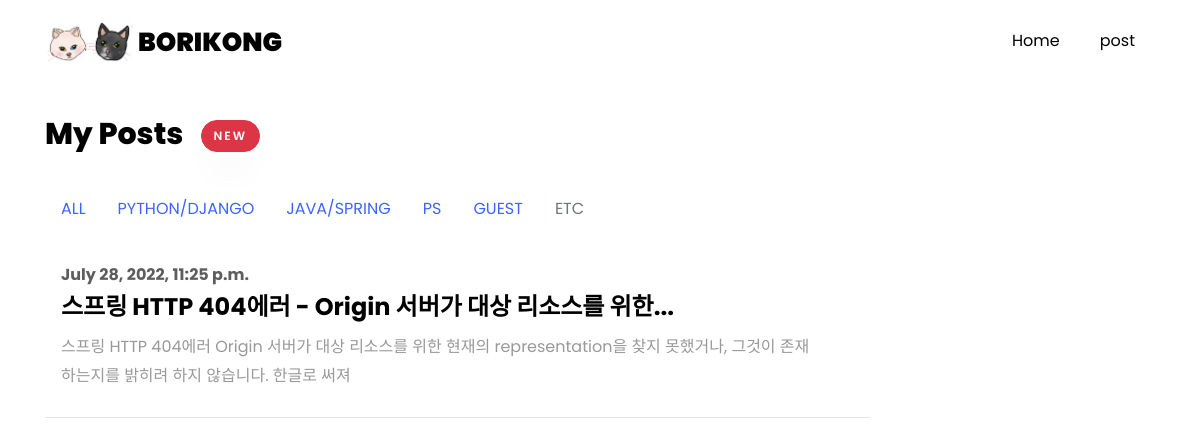
/java-spring/, run on the app's committed database.
### main/models.py (models this page shows, shortened)
class Post(models.Model):
    CATEGORIES = (
        ('PYTHON/DJANGO', 'python/django'),
        ('JAVA/SPRING', 'java/spring'),
        ('ANDROID', 'android'),
        ('ML', 'ml'),
        ('PS', 'ps'),
        ('GUEST','guest'),
        ('ETC', 'etc')
    )
    category = models.CharField(max_length=200, default="etc", choices=CATEGORIES,verbose_name="글 분류")
    user=models.CharField(max_length=20, default="borikong",verbose_name="작성자")
    passwd=models.CharField(max_length=50,default="",verbose_name="비밀번호")
    postname=models.CharField(max_length=100,verbose_name="제목")
    contents=models.TextField(verbose_name="내용")
    hits=models.PositiveIntegerField(default=0,verbose_name="조회수")
    mainphoto=models.ImageField(blank=True,null=True)
    subphoto1=models.ImageField(blank=True, null=True)
    subphoto1 = models.ImageField(blank=True, null=True)
    subphoto2 = models.ImageField(blank=True, null=True)
    subphoto3 = models.ImageField(blank=True, null=True)
    subphoto4 = models.ImageField(blank=True, null=True)
    subphoto5 = models.ImageField(blank=True, null=True)
    subphoto6 = models.ImageField(blank=True, null=True)
    subphoto7 = models.ImageField(blank=True, null=True)
    subphoto8 = models.ImageField(blank=True, null=True)
    subphoto9 = models.ImageField(blank=True, null=True)
    created_at = models.DateTimeField(auto_now_add=True)
    updated_at = models.DateTimeField(auto_now=True)
    def summary(self):
        return self.contents[:100]

### main/views.py (the view)
# urls.py: path('<str:pk>/',categorized,name='categorized'),
def categorized(request, pk):
    pkr=None
    if pk == "python-django":
        pkr = "PYTHON/DJANGO"
    elif pk == "java-spring":
        pkr = "JAVA/SPRING"
    elif pk == "android" or pk == "ml" or pk == "ps" or pk=="guest" or pk == "etc":
        pkr = pk.upper()
    postlist = Post.objects.filter(category=pkr)
    return render(request, 'main/index.html', {'postlist': postlist})

### main/templates/main/index.html
{% extends "base.html" %}
{% load static %}
{% block content %}
<section class="ftco-section ftco-no-pb goto-here" id="post-section">
    <div class="container">
        <div class="row">
            <div class="col-md-9">
                <div id="page-1" class="page one">
                    <h2 class="heading">My Posts &nbsp; <button type="button" class="btn btn-danger" onclick="location.href='{% url 'main:writing' %}'">new</button></h2>
{% include "./components/c_nav.html" %}
                    {% for list in postlist reversed%}
                    <div class="resume-wrap d-flex ftco-animate">
                        <div class="text pl-3">
                            <span class="date">{{list.created_at}}</span>
                            <h2 onclick="location.href='{% url 'main:posting' pk=list.pk %}'" onMouseover="this.style.color='#3e64ff';"
                                onMouseout="this.style.color='black';" style="cursor:pointer">{{list.postname}}</h2>
                            <p>{{list.summary}}</p>
                        </div>
                    </div>
                    {% endfor %}
                </div>
            </div>
        </div>
    </div>
</section>
{% endblock %}

### data on the page
Post: created_at "July 28, 2022, 11:25 p.m.", postname "스프링 HTTP 404에러 - Origin 서버가 대상 리소스를 위한...", summary "스프링 HTTP 404에러 Origin 서버가 대상 리소스를 위한 현재의 representation을 찾지 못했거나, 그것이 존재하는지를 밝히려 하지 않습니다. 한글로 써져"
